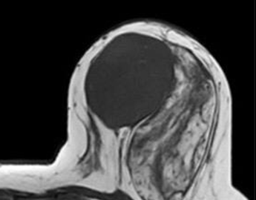
%> input picture HW4_M.Sina Hasan-Nia/pics/MRI1.png, 256 x 200 px
$ octave Q1.m   (GNU Octave 9; MATLAB toolbox functions it lacks are replaced by stand-ins)
%> lines starting %> are read from the running program, lines starting %| are printed output that depends on the picture; in (x1, y1, x2, y2) boxes, pixels count from 0 and x2, y2 are one past the last pixel; in counts of white or black regions, pixels touching at a corner belong together; the program's own positions count from 1
### HW4_M.Sina Hasan-Nia/fcm_matlab.m
function [centers, U] = fcm_matlab(data, cluster_numbers, q,initial_w);
datar = reshape(data,200,256,4);
u = zeros(200,256,cluster_numbers);
w = initial_w;
for counter = 1:100
    w_old = w;
    den_all = zeros(200,256);
    for i = 1:200
        for j = 1:256
           for k = 1:cluster_numbers
               temp = reshape(datar(i,j,:),1,4);
               den_all(i,j) = den_all(i,j) + (1/(norm(temp - w(k,:))).^(2/(q-1)));
           end
        end
    end
    for k = 1:cluster_numbers
        for i = 1:200
            for j = 1:256
                temp1 = reshape(datar(i,j,:),1,4);
                temp = (1/(norm(temp1 - w(k,:))).^(2/(q-1)));
                u(i,j,k) = temp/den_all(i,j);
            end
        end
    end
    for k = 1:cluster_numbers
        uu = u(:,:,k);

        for j = 1:4
            num = sum(sum((uu.^q).*(datar(:,:,j))));
            den = sum(sum(uu.^q));
            w(k,j) = num/den;
        end
    end
    if (sum(sum((w-w_old).^2)) < 0.0001)
        break
    end

end
centers = w;
U = u;
disp(['code ended at iteration = ' num2str(counter)]);

### HW4_M.Sina Hasan-Nia/Q1.m
%-------------------------------  Q1  -------------------------------------
clc ; clear all ; close all ;
path = 'C:\Users\Sun Media\Desktop\MIAP\HW\HW4_M.Sina Hasan-Nia_96108515\pics\';
%% Part 1
Mri1 = imread([path,'MRI1.png']);
%> Mri1 is the input picture: size 200x256 uint8; min 0, max 255, mean 69
Mri2 = imread([path,'MRI2.png']);
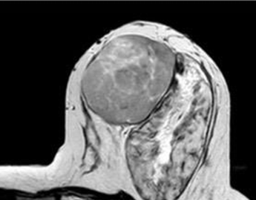
%> input picture HW4_M.Sina Hasan-Nia/pics/MRI2.png, 256 x 200 px
%> Mri2 is the input picture: size 200x256 uint8; min 0, max 255, mean 91.1
Mri3 = imread([path,'MRI3.png']);
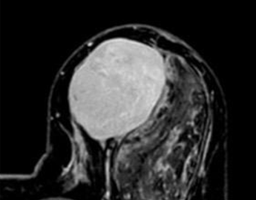
%> input picture HW4_M.Sina Hasan-Nia/pics/MRI3.png, 256 x 200 px
%> Mri3 is the input picture: size 200x256 uint8; min 0, max 221, mean 45.2
Mri4 = imread([path,'MRI4.png']);
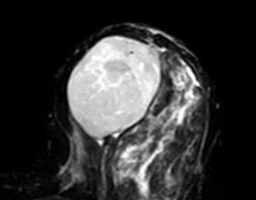
%> input picture HW4_M.Sina Hasan-Nia/pics/MRI4.png, 256 x 200 px
%> Mri4 is the input picture: size 200x256 uint8; min 0, max 255, mean 53.2
Img(:,:,1) = Mri1;
Img(:,:,2) = Mri2;
Img(:,:,3) = Mri3;
Img(:,:,4) = Mri4;
%> Img: size 200x256x4 uint8
figure()
subplot(2,2,1);
imshow(Img(:,:,1:3));
title(' features 1,2,3');
subplot(2,2,2);
imshow(Img(:,:,2:4));
title(' features 2,3,4');
subplot(2,2,3);
imshow(Img(:,:,[1,3,4]));
title(' features 1,3,4');
subplot(2,2,4);
imshow(Img(:,:,[1,2,4]));
title(' features 1,2,4');
suptitle('3D feature image');
figure()
imshow(Img(:,:,1:3));
title(' features 1,2,3');
%% Part B
cluster_numbers =4;
data = reshape(Img, [], 4);
data = im2double(data);
q = 2;
[~, U] = fcm(data, cluster_numbers, q);
prob = reshape(U,cluster_numbers,200,256);
map = permute(prob, [2 3 1]); % to correct dimensions

a = zeros(200,256*cluster_numbers);
for i = 1:cluster_numbers
    a(:,(i-1)*256+1:i*256) = map(:,:,i);
end
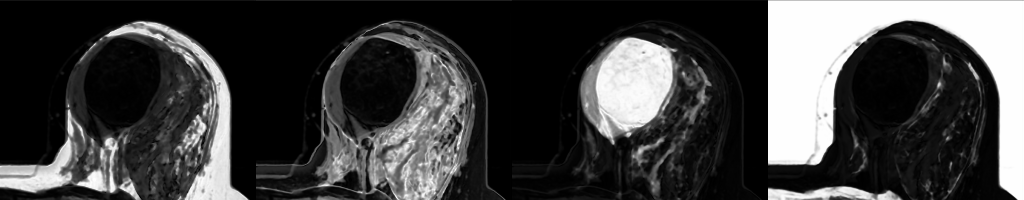
%> a: size 200x1024 double; min 1.42e-05, max 1, mean 0.25
figure()
imshow(a);
title([' FCM clustering when q = ', num2str(q)]);
%% Part C
data = reshape(Img, [], 4);
data = double(data);
cluster_numbers = 4;
[U, c] = kmeans(data, cluster_numbers);
%> c = [6.02 3.56 3.06 2.3; 183.1 193.9 19.9 20.01; 107 154.8 67.87 81.77; 78.26 153.2 170.2 206.3]
index = reshape(U, 200,256);
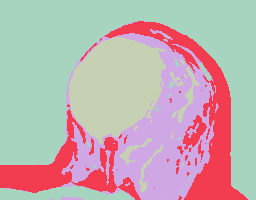
%> index: size 200x256 double; 4 distinct labels, from 1 to 4; one colour per label, 0 black
initial = zeros(200,256,cluster_numbers);
for i = 1:200
    for j = 1:256
        initial(i,j,index(i,j)) = 1;
    end
end
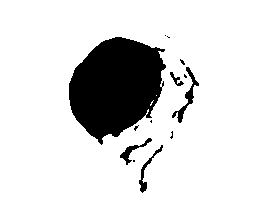
%> initial: size 200x256x4 double; mean R, G, B, A 0.465, 0.177, 0.203, 0.155; transparent parts drawn white

a = zeros(200,256*cluster_numbers);
for i = 1:cluster_numbers
    a(:,(i-1)*256+1:i*256) = initial(:,:,i);
end
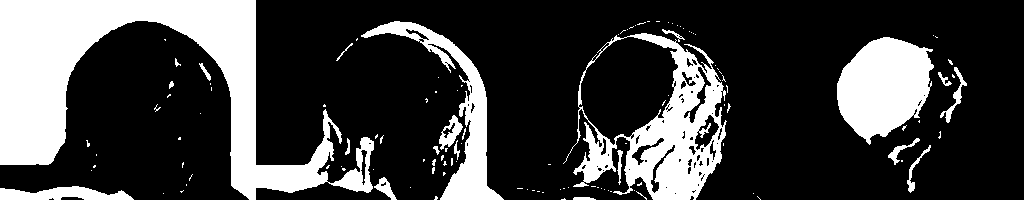
%> a: size 200x1024 double; values 0 (black) and 1 (white), 25% white; 120 white regions (98 under 20 px), largest, box (x1, y1, x2, y2) and area: (0, 0, 374, 200) 25606, (563, 33, 727, 200) 9977, (837, 37, 934, 145) 7165
figure()
imshow(a);
title("k means output for number of clusters = "+ num2str(cluster_numbers));
%% Part C
cluster_numbers = 4 ;
q = 1.1;
[~, U2] = fcm_matlab(data, cluster_numbers, q,c);
%> in fcm_matlab, `w = initial_w;`: w has the same summary as c outside fcm_matlab
%> (the run ends here)
